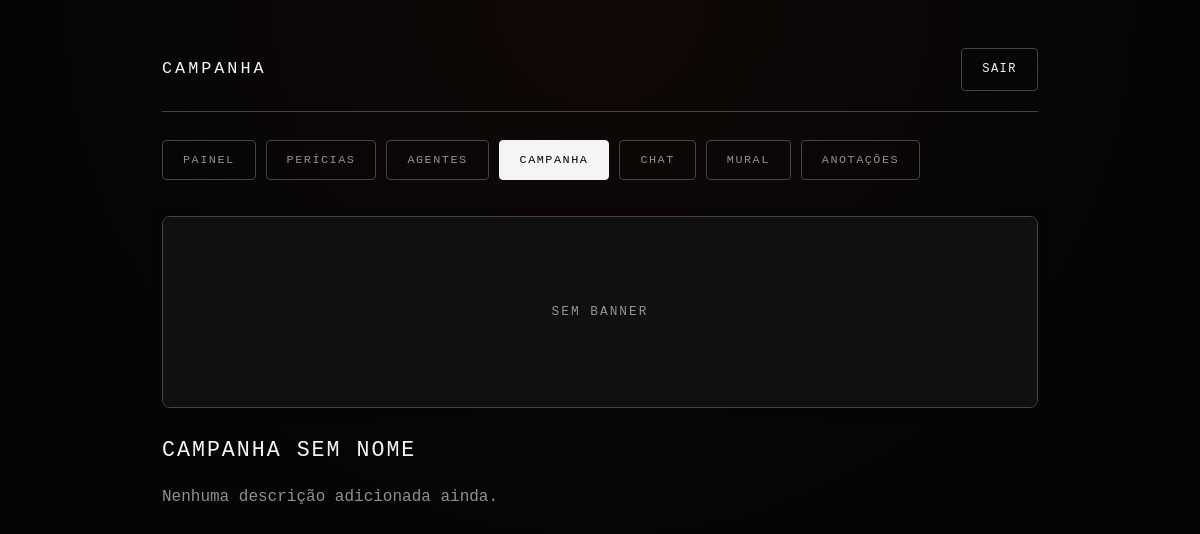
Screenshot of /campanha (signed in) with the database file from the repository.
### tables this page shows
CREATE TABLE campaign (
            id INTEGER PRIMARY KEY CHECK (id = 1),
            name TEXT NOT NULL DEFAULT '',
            description TEXT NOT NULL DEFAULT '',
            banner TEXT
        );

### atualizavel/app.py (the view)
@app.route('/campanha')
@login_required
def campanha_panel():
    db = get_db()
    campaign = db.execute('SELECT * FROM campaign WHERE id = 1').fetchone()
    return render_template('campanha.html', campaign=campaign)

### atualizavel/app.py (called while the page is built)
def _asset_version(filename):
    try:
        return int(os.path.getmtime(os.path.join(CODE_STATIC_DIR, filename)))
    except OSError:
        return 0

def get_db():
    if 'db' not in g:
        g.db = _connect_db()
    return g.db

@app.teardown_appcontext
def _close_db(exception=None):
    db = g.pop('db', None)
    if db is not None:
        db.close()

def login_required(view):
    @wraps(view)
    def wrapped(*args, **kwargs):
        if 'user_id' not in session:
            return redirect(url_for('login'))
        db = get_db()
        exists = db.execute('SELECT 1 FROM users WHERE id = ?', (session['user_id'],)).fetchone()
        if not exists:
            session.clear()
            return redirect(url_for('login'))
        return view(*args, **kwargs)
    return wrapped

### atualizavel/database.py (called while the page is built)
def get_db():
    conn = sqlite3.connect(DB_PATH, timeout=10)
    conn.row_factory = sqlite3.Row
    conn.execute('PRAGMA foreign_keys = ON')
    conn.execute('PRAGMA journal_mode = WAL')
    conn.execute('PRAGMA busy_timeout = 10000')
    return conn

### atualizavel/templates/campanha.html (shortened to what this page needs)
<!DOCTYPE html>
<html lang="pt-br">
    <head>
        <link rel="stylesheet" href="{{ url_for('static', filename='style.css') }}?v={{ asset_version('style.css') }}">
    </head>
    <body>
        <div class="container">
            <header>
                <h1>Campanha</h1>
                <a href="{{ url_for('logout') }}">Sair</a>
            </header>
            <nav class="tab-nav">
                <a href="{{ url_for('admin_panel') if session.get('is_admin') else url_for('player_panel') }}" class="tab-link">Painel</a>
                <a href="{{ url_for('pericias_panel') }}" class="tab-link">Perícias</a>
                <a href="{{ url_for('agentes_panel') }}" class="tab-link">Agentes</a>
                <a href="{{ url_for('campanha_panel') }}" class="tab-link active">Campanha</a>
                <a href="{{ url_for('chat_panel') }}" class="tab-link" id="nav-chat-link">Chat</a>
                <a href="{{ url_for('mural_panel') }}" class="tab-link">Mural</a>
                <a href="{{ url_for('anotacoes_panel') }}" class="tab-link">Anotações</a>
            </nav>
            <div class="campaign-banner-frame" id="campaign-banner-frame">
                {% if campaign['banner'] %}
                    <img class="campaign-banner" id="campaign-banner-img" src="{{ url_for('static', filename='campaign_banners/' + campaign['banner']) }}" alt="Banner da campanha" onerror="return imgFallback(this, 'banner')">
                {% else %}
                    <div class="campaign-banner-placeholder" id="campaign-banner-img">Sem banner</div>
                {% endif %}
            </div>
            <h2 class="campaign-name" id="campaign-name">{{ campaign['name'] or 'Campanha sem nome' }}</h2>
            <p class="campaign-description" id="campaign-description">{{ campaign['description'] or 'Nenhuma descrição adicionada ainda.' }}</p>
        </div>
    </body>
</html>

### rows the page displays
campaign: name "CAMPANHA SEM NOME", description "Nenhuma descrição adicionada ainda."
